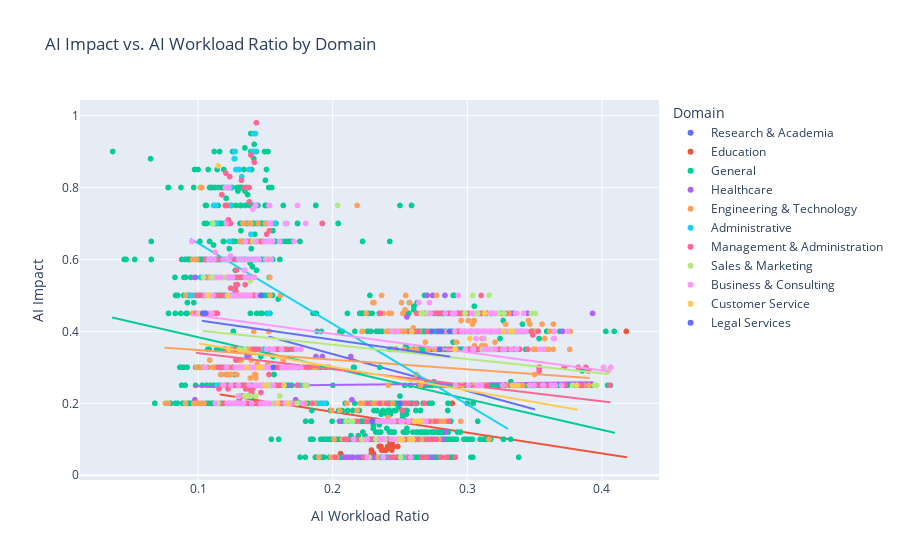
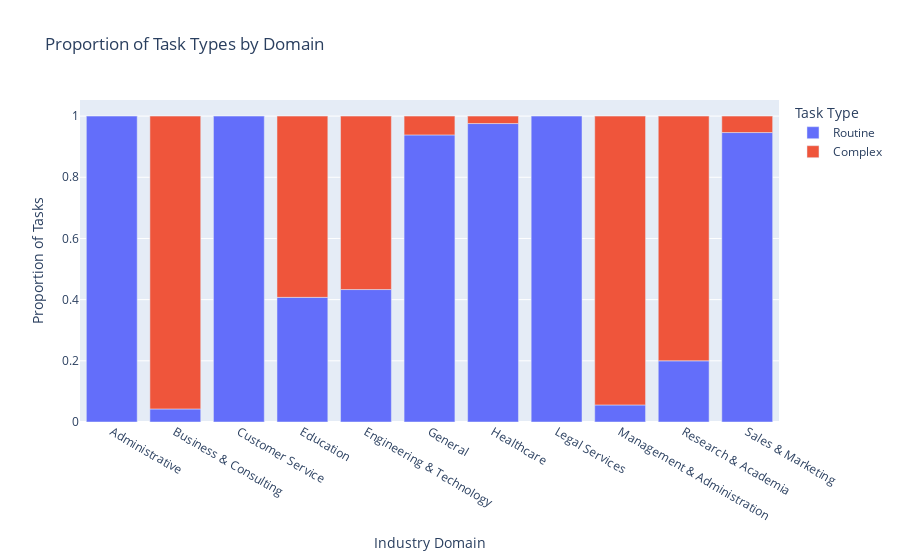
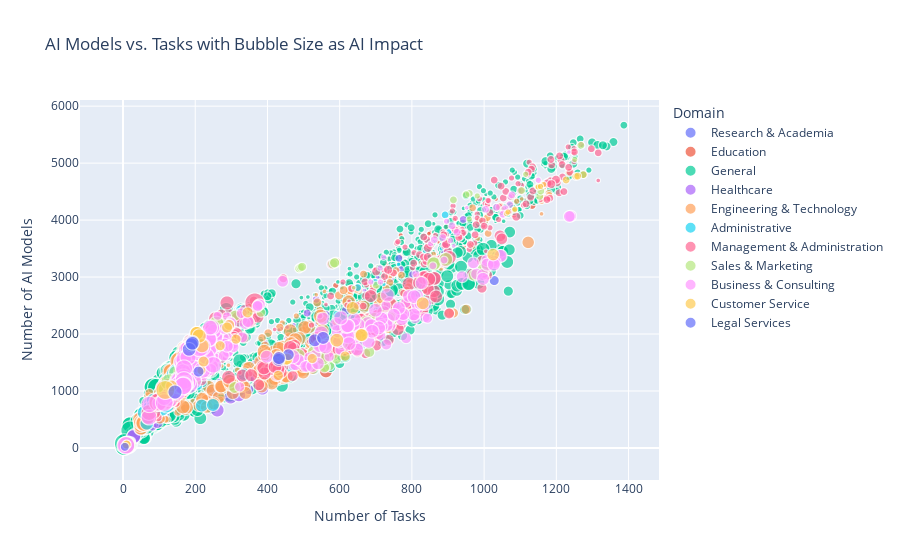
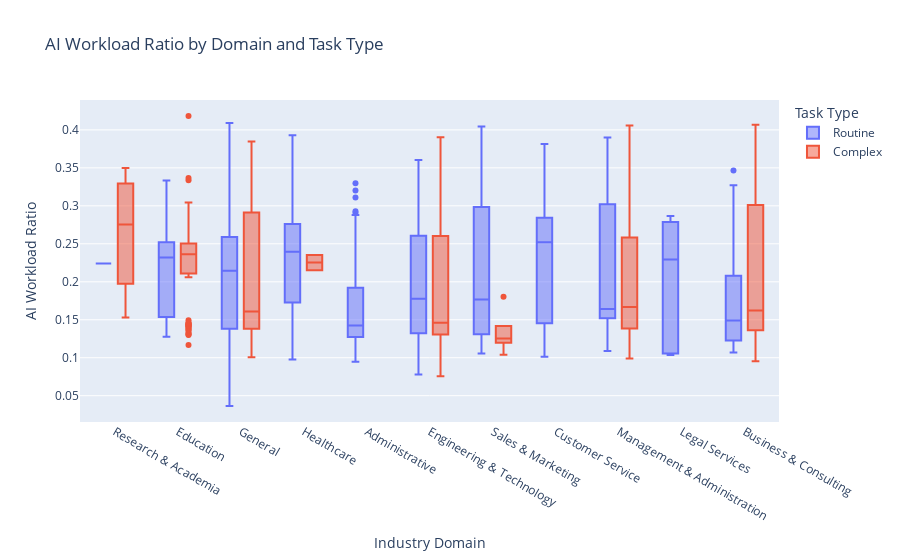

The notebook cell saved with these charts, in order:
### Code cell
import plotly.express as px
import plotly.graph_objects as go
from sklearn.decomposition import PCA
from sklearn.preprocessing import StandardScaler
import pandas as pd
import plotly
import sklearn

# Load the dataset
file_path = 'processed_dataset.csv'
data = pd.read_csv(file_path)

# 1. Scatter Plot with Regression Line: AI Workload Ratio vs. AI Impact by Domain
scatter_regression = px.scatter(
    data, 
    x="AI Workload Ratio", 
    y="AI Impact", 
    color="Domain", 
    trendline="ols",
    title="AI Impact vs. AI Workload Ratio by Domain",
    labels={"AI Workload Ratio": "AI Workload Ratio", "AI Impact": "AI Impact"}
)

# 2. Stacked Bar Chart: Proportion of Task Types by Domain
task_type_proportion = data.groupby(["Domain", "Task Type"]).size().reset_index(name="Count")
task_type_total = task_type_proportion.groupby("Domain")["Count"].transform("sum")
task_type_proportion["Proportion"] = task_type_proportion["Count"] / task_type_total

stacked_bar = px.bar(
    task_type_proportion, 
    x="Domain", 
    y="Proportion", 
    color="Task Type", 
    title="Proportion of Task Types by Domain",
    labels={"Proportion": "Proportion of Tasks", "Domain": "Industry Domain"}
)

# 3. Bubble Chart: AI Models vs. Tasks with Bubble Size as AI Impact
bubble_chart = px.scatter(
    data, 
    x="Tasks", 
    y="AI Models", 
    size="AI Impact", 
    color="Domain",
    title="AI Models vs. Tasks with Bubble Size as AI Impact",
    labels={"Tasks": "Number of Tasks", "AI Models": "Number of AI Models"}
)

# 4. Box Plot: AI Workload Ratio by Domain, Differentiated by Task Type
box_workload_tasktype = px.box(
    data, 
    x="Domain", 
    y="AI Workload Ratio", 
    color="Task Type",
    title="AI Workload Ratio by Domain and Task Type",
    labels={"Domain": "Industry Domain", "AI Workload Ratio": "AI Workload Ratio"}
)

# 5. Treemap: Job Roles and AI Impact within Domains
treemap = px.treemap(
    data, 
    path=["Domain", "Job Titles"], 
    values="AI Impact",
    title="Treemap of Job Roles and AI Impact by Domain",
    labels={"AI Impact": "AI Impact"}
)

# 6. Cluster Analysis Visualization: PCA for Dimensionality Reduction
# Normalize numeric columns
scaler = StandardScaler()
numeric_data = data[["AI Impact", "Tasks", "AI Workload Ratio", "AI Models"]]
scaled_data = scaler.fit_transform(numeric_data)

# Perform PCA
pca = PCA(n_components=2)
pca_result = pca.fit_transform(scaled_data)
data["PCA1"] = pca_result[:, 0]
data["PCA2"] = pca_result[:, 1]

pca_scatter = px.scatter(
    data, 
    x="PCA1", 
    y="PCA2", 
    color="Domain", 
    hover_data=["Job Titles"],
    title="Cluster Analysis of Jobs based on PCA",
    labels={"PCA1": "Principal Component 1", "PCA2": "Principal Component 2"}
)

# 7. Facet Plot: AI Impact vs. Tasks, Split by Task Type
facet_plot = px.scatter(
    data, 
    x="Tasks", 
    y="AI Impact", 
    color="Domain", 
    facet_col="Task Type",
    title="AI Impact vs. Tasks by Task Type",
    labels={"Tasks": "Number of Tasks", "AI Impact": "AI Impact"}
)

# 8. Parallel Coordinates Plot: Relationships among Key Features
parallel_plot = px.parallel_coordinates(
    data, 
    dimensions=["Tasks", "AI Impact", "AI Workload Ratio", "AI Models"],
    color="AI Impact",
    color_continuous_scale=px.colors.sequential.Viridis,
    title="Parallel Coordinates Plot of Tasks, AI Impact, and Workload Ratio"
)

# Show the plots
scatter_regression.show()
stacked_bar.show()
bubble_chart.show()
box_workload_tasktype.show()
treemap.show()
pca_scatter.show()
facet_plot.show()
parallel_plot.show()

### Figure 1 — Plotly figure (JSON) as saved in the notebook; plotly's stock layout.template omitted (floating-point values rounded to 4 significant figures; data arrays with more than 128 entries replaced by an {"elided": "..."} marker saying what was removed)
{"data": [{"hovertemplate": "Domain=Research & Academia<br>AI Workload Ratio=%{x}<br>AI Impact=%{y}<extra></extra>", "legendgroup": "Research & Academia", "marker": {"color": "#636efa", "symbol": "circle"}, "mode": "markers", "name": "Research & Academia", "showlegend": true, "type": "scattergl", "x": [0.2241, 0.2419, 0.3498, 0.309, 0.1529], "xaxis": "x", "y": [0.05, 0.05, 0.25, 0.4, 0.65], "yaxis": "y"}, {"hovertemplate": "<b>OLS trendline</b><br>AI Impact = -1.02416 * AI Workload Ratio + 0.541711<br>R<sup>2</sup>=0.095318<br><br>Domain=Research & Academia<br>AI Workload Ratio=%{x}<br>AI Impact=%{y} <b>(trend)</b><extra></extra>", "legendgroup": "Research & Academia", "marker": {"color": "#636efa", "symbol": "circle"}, "mode": "lines", "name": "Research & Academia", "showlegend": false, "type": "scattergl", "x": [0.1529, 0.2241, 0.2419, 0.309, 0.3498], "xaxis": "x", "y": [0.3851, 0.3122, 0.2939, 0.2252, 0.1835], "yaxis": "y"}, {"hovertemplate": "Domain=Education<br>AI Workload Ratio=%{x}<br>AI Impact=%{y}<extra></extra>", "legendgroup": "Education", "marker": {"color": "#EF553B", "symbol": "circle"}, "mode": "markers", "name": "Education", "showlegend": true, "type": "scattergl", "x": {"elided": "135 float values"}, "xaxis": "x", "y": {"elided": "135 float values"}, "yaxis": "y"}, {"hovertemplate": "<b>OLS trendline</b><br>AI Impact = -0.577908 * AI Workload Ratio + 0.291821<br>R<sup>2</sup>=0.072078<br><br>Domain=Education<br>AI Workload Ratio=%{x}<br>AI Impact=%{y} <b>(trend)</b><extra></extra>", "legendgroup": "Education", "marker": {"color": "#EF553B", "symbol": "circle"}, "mode": "lines", "name": "Education", "showlegend": false, "type": "scattergl", "x": {"elided": "135 float values"}, "xaxis": "x", "y": {"elided": "135 float values"}, "yaxis": "y"}, {"hovertemplate": "Domain=General<br>AI Workload Ratio=%{x}<br>AI Impact=%{y}<extra></extra>", "legendgroup": "General", "marker": {"color": "#00cc96", "symbol": "circle"}, "mode": "markers", "name": "General", "showlegend": true, "type": "scattergl", "x": {"elided": "2893 float values"}, "xaxis": "x", "y": {"elided": "2893 float values"}, "yaxis": "y"}, {"hovertemplate": "<b>OLS trendline</b><br>AI Impact = -0.858402 * AI Workload Ratio + 0.469584<br>R<sup>2</sup>=0.113727<br><br>Domain=General<br>AI Workload Ratio=%{x}<br>AI Impact=%{y} <b>(trend)</b><extra></extra>", "legendgroup": "General", "marker": {"color": "#00cc96", "symbol": "circle"}, "mode": "lines", "name": "General", "showlegend": false, "type": "scattergl", "x": {"elided": "2893 float values"}, "xaxis": "x", "y": {"elided": "2893 float values"}, "yaxis": "y"}, {"hovertemplate": "Domain=Healthcare<br>AI Workload Ratio=%{x}<br>AI Impact=%{y}<extra></extra>", "legendgroup": "Healthcare", "marker": {"color": "#ab63fa", "symbol": "circle"}, "mode": "markers", "name": "Healthcare", "showlegend": true, "type": "scattergl", "x": [0.2697, 0.2397, 0.2455, 0.2354, 0.2474, 0.2423, 0.2383, 0.2419, 0.2423, 0.2191, 0.2343, 0.2153, 0.2094, 0.2083, 0.231, 0.2454, 0.2139, 0.2317, 0.2121, 0.2249, 0.2737, 0.2821, 0.2839, 0.2349, 0.2493, 0.2451, 0.2635, 0.2334, 0.2543, 0.2618, 0.2397, 0.2051, 0.2153, 0.1323, 0.2502, 0.2612, 0.2559, 0.1725, 0.0976, 0.2143, 0.3389, 0.1174, 0.1171, 0.1412, 0.1632, 0.1727, 0.1378, 0.1924, 0.1876, 0.2135, 0.1361, 0.1495, 0.2776, 0.2806, 0.1308, 0.1349, 0.1488, 0.137, 0.1498, 0.1361, 0.3107, 0.3708, 0.2996, 0.301, 0.3035, 0.3012, 0.3027, 0.2552, 0.3072, 0.281, 0.2879, 0.3075, 0.3931, 0.3341, 0.3448, 0.1435, 0.1465, 0.2743, 0.2834, 0.2702, 0.1116, 0.09756], "xaxis": "x", "y": [0.05, 0.05, 0.05, 0.05, 0.05, 0.05, 0.05, 0.05, 0.05, 0.05, 0.05, 0.05, 0.05, 0.05, 0.05, 0.05, 0.05, 0.05, 0.05, 0.05, 0.05, 0.1, 0.12, 0.15, 0.15, 0.15, 0.15, 0.15, 0.15, 0.15, 0.15, 0.15, 0.15, 0.2, 0.2, 0.2, 0.2, 0.21, 0.21, 0.21, 0.25, 0.25, 0.28, 0.3, 0.3, 0.3, 0.33, 0.33, 0.33, 0.33, 0.34, 0.35, 0.35, 0.35, 0.35, 0.35, 0.35, 0.35, 0.35, 0.35, 0.4, 0.4, 0.4, 0.4, 0.4, 0.4, 0.4, 0.44, 0.45, 0.45, 0.45, 0.45, 0.45, 0.45, 0.45, 0.5, 0.5, 0.5, 0.5, 0.5, 0.55, 0.55], "yaxis": "y"}, {"hovertemplate": "<b>OLS trendline</b><br>AI Impact = 0.0379595 * AI Workload Ratio + 0.243509<br>R<sup>2</sup>=0.000246<br><br>Domain=Healthcare<br>AI Workload Ratio=%{x}<br>AI Impact=%{y} <b>(trend)</b><extra></extra>", "legendgroup": "Healthcare", "marker": {"color": "#ab63fa", "symbol": "circle"}, "mode": "lines", "name": "Healthcare", "showlegend": false, "type": "scattergl", "x": [0.09756, 0.0976, 0.1116, 0.1171, 0.1174, 0.1308, 0.1323, 0.1349, 0.1361, 0.1361, 0.137, 0.1378, 0.1412, 0.1435, 0.1465, 0.1488, 0.1495, 0.1498, 0.1632, 0.1725, 0.1727, 0.1876, 0.1924, 0.2051, 0.2083, 0.2094, 0.2121, 0.2135, 0.2139, 0.2143, 0.2153, 0.2153, 0.2191, 0.2249, 0.231, 0.2317, 0.2334, 0.2343, 0.2349, 0.2354, 0.2383, 0.2397, 0.2397, 0.2419, 0.2423, 0.2423, 0.2451, 0.2454, 0.2455, 0.2474, 0.2493, 0.2502, 0.2543, 0.2552, 0.2559, 0.2612, 0.2618, 0.2635, 0.2697, 0.2702, 0.2737, 0.2743, 0.2776, 0.2806, 0.281, 0.2821, 0.2834, 0.2839, 0.2879, 0.2996, 0.301, 0.3012, 0.3027, 0.3035, 0.3072, 0.3075, 0.3107, 0.3341, 0.3389, 0.3448, 0.3708, 0.3931], "xaxis": "x", "y": [0.2472, 0.2472, 0.2477, 0.248, 0.248, 0.2485, 0.2485, 0.2486, 0.2487, 0.2487, 0.2487, 0.2487, 0.2489, 0.249, 0.2491, 0.2492, 0.2492, 0.2492, 0.2497, 0.2501, 0.2501, 0.2506, 0.2508, 0.2513, 0.2514, 0.2515, 0.2516, 0.2516, 0.2516, 0.2516, 0.2517, 0.2517, 0.2518, 0.252, 0.2523, 0.2523, 0.2524, 0.2524, 0.2524, 0.2524, 0.2526, 0.2526, 0.2526, 0.2527, 0.2527, 0.2527, 0.2528, 0.2528, 0.2528, 0.2529, 0.253, 0.253, 0.2532, 0.2532, 0.2532, 0.2534, 0.2534, 0.2535, 0.2537, 0.2538, 0.2539, 0.2539, 0.254, 0.2542, 0.2542, 0.2542, 0.2543, 0.2543, 0.2544, 0.2549, 0.2549, 0.2549, 0.255, 0.255, 0.2552, 0.2552, 0.2553, 0.2562, 0.2564, 0.2566, 0.2576, 0.2584], "yaxis": "y"}, {"hovertemplate": "Domain=Engineering & Technology<br>AI Workload Ratio=%{x}<br>AI Impact=%{y}<extra></extra>", "legendgroup": "Engineering & Technology", "marker": {"color": "#FFA15A", "symbol": "circle"}, "mode": "markers", "name": "Engineering & Technology", "showlegend": true, "type": "scattergl", "x": {"elided": "485 float values"}, "xaxis": "x", "y": {"elided": "485 float values"}, "yaxis": "y"}, {"hovertemplate": "<b>OLS trendline</b><br>AI Impact = -0.267384 * AI Workload Ratio + 0.374758<br>R<sup>2</sup>=0.020245<br><br>Domain=Engineering & Technology<br>AI Workload Ratio=%{x}<br>AI Impact=%{y} <b>(trend)</b><extra></extra>", "legendgroup": "Engineering & Technology", "marker": {"color": "#FFA15A", "symbol": "circle"}, "mode": "lines", "name": "Engineering & Technology", "showlegend": false, "type": "scattergl", "x": {"elided": "485 float values"}, "xaxis": "x", "y": {"elided": "485 float values"}, "yaxis": "y"}, {"hovertemplate": "Domain=Administrative<br>AI Workload Ratio=%{x}<br>AI Impact=%{y}<extra></extra>", "legendgroup": "Administrative", "marker": {"color": "#19d3f3", "symbol": "circle"}, "mode": "markers", "name": "Administrative", "showlegend": true, "type": "scattergl", "x": [0.2521, 0.242, 0.2367, 0.2511, 0.2378, 0.2526, 0.24, 0.2308, 0.218, 0.1462, 0.1365, 0.1555, 0.194, 0.1901, 0.1356, 0.1304, 0.1143, 0.1738, 0.1758, 0.1458, 0.1621, 0.1365, 0.1638, 0.1595, 0.1584, 0.1306, 0.1496, 0.288, 0.293, 0.3298, 0.3202, 0.2603, 0.3109, 0.1524, 0.2907, 0.0947, 0.09719, 0.1056, 0.1024, 0.1279, 0.1192, 0.1213, 0.1268, 0.1197, 0.152, 0.1422, 0.1234, 0.1393, 0.1923, 0.1923, 0.1569, 0.112, 0.114, 0.1116, 0.1238, 0.113, 0.1244, 0.1324, 0.1304, 0.1281, 0.1378, 0.1269, 0.1272, 0.1404, 0.1423, 0.1424, 0.1416, 0.1276, 0.1427, 0.1413], "xaxis": "x", "y": [0.05, 0.05, 0.05, 0.05, 0.1, 0.15, 0.15, 0.15, 0.15, 0.2, 0.2, 0.2, 0.2, 0.2, 0.2, 0.2, 0.25, 0.25, 0.25, 0.25, 0.3, 0.3, 0.3, 0.3, 0.3, 0.3, 0.35, 0.35, 0.4, 0.4, 0.4, 0.4, 0.45, 0.45, 0.45, 0.5, 0.5, 0.5, 0.55, 0.6, 0.6, 0.6, 0.6, 0.6, 0.65, 0.65, 0.65, 0.67, 0.7, 0.7, 0.7, 0.7, 0.7, 0.75, 0.75, 0.75, 0.8, 0.83, 0.85, 0.85, 0.85, 0.88, 0.9, 0.9, 0.9, 0.9, 0.9, 0.9, 0.95, 0.95], "yaxis": "y"}, {"hovertemplate": "<b>OLS trendline</b><br>AI Impact = -2.24185 * AI Workload Ratio + 0.869221<br>R<sup>2</sup>=0.235374<br><br>Domain=Administrative<br>AI Workload Ratio=%{x}<br>AI Impact=%{y} <b>(trend)</b><extra></extra>", "legendgroup": "Administrative", "marker": {"color": "#19d3f3", "symbol": "circle"}, "mode": "lines", "name": "Administrative", "showlegend": false, "type": "scattergl", "x": [0.0947, 0.09719, 0.1024, 0.1056, 0.1116, 0.112, 0.113, 0.114, 0.1143, 0.1192, 0.1197, 0.1213, 0.1234, 0.1238, 0.1244, 0.1268, 0.1269, 0.1272, 0.1276, 0.1279, 0.1281, 0.1304, 0.1304, 0.1306, 0.1324, 0.1356, 0.1365, 0.1365, 0.1378, 0.1393, 0.1404, 0.1413, 0.1416, 0.1422, 0.1423, 0.1424, 0.1427, 0.1458, 0.1462, 0.1496, 0.152, 0.1524, 0.1555, 0.1569, 0.1584, 0.1595, 0.1621, 0.1638, 0.1738, 0.1758, 0.1901, 0.1923, 0.1923, 0.194, 0.218, 0.2308, 0.2367, 0.2378, 0.24, 0.242, 0.2511, 0.2521, 0.2526, 0.2603, 0.288, 0.2907, 0.293, 0.3109, 0.3202, 0.3298], "xaxis": "x", "y": [0.6569, 0.6513, 0.6396, 0.6326, 0.619, 0.6181, 0.6158, 0.6136, 0.6129, 0.6019, 0.6008, 0.5972, 0.5926, 0.5916, 0.5902, 0.585, 0.5848, 0.5841, 0.5831, 0.5824, 0.582, 0.5768, 0.5768, 0.5764, 0.5723, 0.5653, 0.5633, 0.5632, 0.5602, 0.5569, 0.5545, 0.5525, 0.5517, 0.5505, 0.5502, 0.5501, 0.5494, 0.5425, 0.5415, 0.5339, 0.5285, 0.5275, 0.5207, 0.5176, 0.5142, 0.5116, 0.5058, 0.5021, 0.4795, 0.4752, 0.443, 0.4381, 0.4381, 0.4342, 0.3804, 0.3517, 0.3385, 0.3362, 0.3311, 0.3266, 0.3062, 0.3041, 0.303, 0.2857, 0.2235, 0.2174, 0.2123, 0.1722, 0.1514, 0.1299], "yaxis": "y"}, {"hovertemplate": "Domain=Management & Administration<br>AI Workload Ratio=%{x}<br>AI Impact=%{y}<extra></extra>", "legendgroup": "Management & Administration", "marker": {"color": "#FF6692", "symbol": "circle"}, "mode": "markers", "name": "Management & Administration", "showlegend": true, "type": "scattergl", "x": {"elided": "574 float values"}, "xaxis": "x", "y": {"elided": "574 float values"}, "yaxis": "y"}, {"hovertemplate": "<b>OLS trendline</b><br>AI Impact = -0.446855 * AI Workload Ratio + 0.384298<br>R<sup>2</sup>=0.042485<br><br>Domain=Management & Administration<br>AI Workload Ratio=%{x}<br>AI Impact=%{y} <b>(trend)</b><extra></extra>", "legendgroup": "Management & Administration", "marker": {"color": "#FF6692", "symbol": "circle"}, "mode": "lines", "name": "Management & Administration", "showlegend": false, "type": "scattergl", "x": {"elided": "574 float values"}, "xaxis": "x", "y": {"elided": "574 float values"}, "yaxis": "y"}, {"hovertemplate": "Domain=Sales & Marketing<br>AI Workload Ratio=%{x}<br>AI Impact=%{y}<extra></extra>", "legendgroup": "Sales & Marketing", "marker": {"color": "#B6E880", "symbol": "circle"}, "mode": "markers", "name": "Sales & Marketing", "showlegend": true, "type": "scattergl", "x": [0.2271, 0.2505, 0.2321, 0.2217, 0.2387, 0.247, 0.2613, 0.2565, 0.2443, 0.2387, 0.2453, 0.2101, 0.2147, 0.2137, 0.1548, 0.1548, 0.1553, 0.156, 0.1288, 0.1546, 0.1738, 0.1148, 0.1385, 0.1428, 0.136, 0.1607, 0.139, 0.1361, 0.1348, 0.1294, 0.1529, 0.1803, 0.1797, 0.1803, 0.395, 0.3945, 0.396, 0.3784, 0.4045, 0.1291, 0.1334, 0.1459, 0.311, 0.291, 0.318, 0.3208, 0.1306, 0.1346, 0.3126, 0.329, 0.2664, 0.2659, 0.27, 0.3227, 0.3078, 0.3477, 0.3506, 0.3217, 0.3273, 0.3059, 0.2983, 0.2985, 0.3215, 0.3238, 0.304, 0.3162, 0.1078, 0.1083, 0.1098, 0.1071, 0.1054, 0.1386, 0.1164, 0.1115, 0.1122, 0.1119, 0.11, 0.1148, 0.1149, 0.1141, 0.1213, 0.1253, 0.1253, 0.1245, 0.1249, 0.1041, 0.1186, 0.1352, 0.1309, 0.1309, 0.1412, 0.111, 0.2037], "xaxis": "x", "y": [0.05, 0.05, 0.1, 0.1, 0.1, 0.1, 0.15, 0.15, 0.15, 0.15, 0.15, 0.15, 0.15, 0.15, 0.2, 0.2, 0.2, 0.2, 0.2, 0.2, 0.2, 0.2, 0.22, 0.22, 0.22, 0.22, 0.22, 0.22, 0.22, 0.22, 0.25, 0.25, 0.25, 0.25, 0.25, 0.25, 0.25, 0.25, 0.29, 0.3, 0.3, 0.3, 0.35, 0.35, 0.35, 0.35, 0.35, 0.35, 0.38, 0.4, 0.45, 0.45, 0.45, 0.45, 0.45, 0.45, 0.45, 0.45, 0.45, 0.45, 0.45, 0.45, 0.45, 0.45, 0.5, 0.5, 0.5, 0.5, 0.5, 0.5, 0.5, 0.54, 0.55, 0.55, 0.55, 0.55, 0.55, 0.55, 0.55, 0.55, 0.55, 0.55, 0.55, 0.55, 0.55, 0.55, 0.55, 0.55, 0.6, 0.6, 0.65, 0.7, 0.75], "yaxis": "y"}, {"hovertemplate": "<b>OLS trendline</b><br>AI Impact = -0.397966 * AI Workload Ratio + 0.442521<br>R<sup>2</sup>=0.044766<br><br>Domain=Sales & Marketing<br>AI Workload Ratio=%{x}<br>AI Impact=%{y} <b>(trend)</b><extra></extra>", "legendgroup": "Sales & Marketing", "marker": {"color": "#B6E880", "symbol": "circle"}, "mode": "lines", "name": "Sales & Marketing", "showlegend": false, "type": "scattergl", "x": [0.1041, 0.1054, 0.1071, 0.1078, 0.1083, 0.1098, 0.11, 0.111, 0.1115, 0.1119, 0.1122, 0.1141, 0.1148, 0.1148, 0.1149, 0.1164, 0.1186, 0.1213, 0.1245, 0.1249, 0.1253, 0.1253, 0.1288, 0.1291, 0.1294, 0.1306, 0.1309, 0.1309, 0.1334, 0.1346, 0.1348, 0.1352, 0.136, 0.1361, 0.1385, 0.1386, 0.139, 0.1412, 0.1428, 0.1459, 0.1529, 0.1546, 0.1548, 0.1548, 0.1553, 0.156, 0.1607, 0.1738, 0.1797, 0.1803, 0.1803, 0.2037, 0.2101, 0.2137, 0.2147, 0.2217, 0.2271, 0.2321, 0.2387, 0.2387, 0.2443, 0.2453, 0.247, 0.2505, 0.2565, 0.2613, 0.2659, 0.2664, 0.27, 0.291, 0.2983, 0.2985, 0.304, 0.3059, 0.3078, 0.311, 0.3126, 0.3162, 0.318, 0.3208, 0.3215, 0.3217, 0.3227, 0.3238, 0.3273, 0.329, 0.3477, 0.3506, 0.3784, 0.3945, 0.395, 0.396, 0.4045], "xaxis": "x", "y": [0.4011, 0.4006, 0.3999, 0.3996, 0.3994, 0.3988, 0.3988, 0.3983, 0.3981, 0.398, 0.3979, 0.3971, 0.3968, 0.3968, 0.3968, 0.3962, 0.3953, 0.3943, 0.393, 0.3928, 0.3926, 0.3926, 0.3912, 0.3911, 0.391, 0.3905, 0.3904, 0.3904, 0.3894, 0.3889, 0.3889, 0.3887, 0.3884, 0.3883, 0.3874, 0.3873, 0.3872, 0.3863, 0.3857, 0.3845, 0.3817, 0.381, 0.3809, 0.3809, 0.3807, 0.3804, 0.3786, 0.3733, 0.371, 0.3708, 0.3708, 0.3615, 0.3589, 0.3575, 0.3571, 0.3543, 0.3522, 0.3502, 0.3475, 0.3475, 0.3453, 0.3449, 0.3442, 0.3428, 0.3404, 0.3385, 0.3367, 0.3365, 0.3351, 0.3267, 0.3238, 0.3237, 0.3215, 0.3208, 0.32, 0.3187, 0.3181, 0.3167, 0.316, 0.3149, 0.3146, 0.3145, 0.3141, 0.3137, 0.3123, 0.3116, 0.3041, 0.303, 0.2919, 0.2855, 0.2853, 0.2849, 0.2815], "yaxis": "y"}, {"hovertemplate": "Domain=Business & Consulting<br>AI Workload Ratio=%{x}<br>AI Impact=%{y}<extra></extra>", "legendgroup": "Business & Consulting", "marker": {"color": "#FF97FF", "symbol": "circle"}, "mode": "markers", "name": "Business & Consulting", "showlegend": true, "type": "scattergl", "x": {"elided": "305 float values"}, "xaxis": "x", "y": {"elided": "305 float values"}, "yaxis": "y"}, {"hovertemplate": "<b>OLS trendline</b><br>AI Impact = -0.509859 * AI Workload Ratio + 0.495139<br>R<sup>2</sup>=0.070824<br><br>Domain=Business & Consulting<br>AI Workload Ratio=%{x}<br>AI Impact=%{y} <b>(trend)</b><extra></extra>", "legendgroup": "Business & Consulting", "marker": {"color": "#FF97FF", "symbol": "circle"}, "mode": "lines", "name": "Business & Consulting", "showlegend": false, "type": "scattergl", "x": {"elided": "305 float values"}, "xaxis": "x", "y": {"elided": "305 float values"}, "yaxis": "y"}, {"hovertemplate": "Domain=Customer Service<br>AI Workload Ratio=%{x}<br>AI Impact=%{y}<extra></extra>", "legendgroup": "Customer Service", "marker": {"color": "#FECB52", "symbol": "circle"}, "mode": "markers", "name": "Customer Service", "showlegend": true, "type": "scattergl", "x": [0.2595, 0.2589, 0.2581, 0.2575, 0.2519, 0.2504, 0.251, 0.2519, 0.2657, 0.2631, 0.2638, 0.2608, 0.1667, 0.1667, 0.1592, 0.3375, 0.1499, 0.3815, 0.1638, 0.3335, 0.1361, 0.147, 0.145, 0.1362, 0.2907, 0.291, 0.1229, 0.3019, 0.3322, 0.3335, 0.3268, 0.2587, 0.1013, 0.1013, 0.1013, 0.3129, 0.122, 0.1073, 0.1149], "xaxis": "x", "y": [0.1, 0.1, 0.1, 0.1, 0.1, 0.1, 0.1, 0.1, 0.15, 0.15, 0.15, 0.15, 0.2, 0.2, 0.2, 0.25, 0.25, 0.25, 0.25, 0.25, 0.3, 0.3, 0.3, 0.3, 0.35, 0.35, 0.35, 0.38, 0.4, 0.4, 0.4, 0.4, 0.45, 0.45, 0.45, 0.45, 0.5, 0.5, 0.86], "yaxis": "y"}, {"hovertemplate": "<b>OLS trendline</b><br>AI Impact = -0.654653 * AI Workload Ratio + 0.432257<br>R<sup>2</sup>=0.113840<br><br>Domain=Customer Service<br>AI Workload Ratio=%{x}<br>AI Impact=%{y} <b>(trend)</b><extra></extra>", "legendgroup": "Customer Service", "marker": {"color": "#FECB52", "symbol": "circle"}, "mode": "lines", "name": "Customer Service", "showlegend": false, "type": "scattergl", "x": [0.1013, 0.1013, 0.1013, 0.1073, 0.1149, 0.122, 0.1229, 0.1361, 0.1362, 0.145, 0.147, 0.1499, 0.1592, 0.1638, 0.1667, 0.1667, 0.2504, 0.251, 0.2519, 0.2519, 0.2575, 0.2581, 0.2587, 0.2589, 0.2595, 0.2608, 0.2631, 0.2638, 0.2657, 0.2907, 0.291, 0.3019, 0.3129, 0.3268, 0.3322, 0.3335, 0.3335, 0.3375, 0.3815], "xaxis": "x", "y": [0.3659, 0.3659, 0.3659, 0.362, 0.357, 0.3524, 0.3518, 0.3432, 0.3431, 0.3374, 0.336, 0.3342, 0.328, 0.325, 0.3231, 0.3231, 0.2683, 0.268, 0.2674, 0.2673, 0.2637, 0.2633, 0.2629, 0.2628, 0.2624, 0.2615, 0.26, 0.2595, 0.2583, 0.242, 0.2417, 0.2346, 0.2274, 0.2183, 0.2148, 0.2139, 0.2139, 0.2113, 0.1825], "yaxis": "y"}, {"hovertemplate": "Domain=Legal Services<br>AI Workload Ratio=%{x}<br>AI Impact=%{y}<extra></extra>", "legendgroup": "Legal Services", "marker": {"color": "#636efa", "symbol": "circle"}, "mode": "markers", "name": "Legal Services", "showlegend": true, "type": "scattergl", "x": [0.2295, 0.25, 0.1559, 0.2796, 0.281, 0.2867, 0.2786, 0.2738, 0.1034, 0.1042, 0.1057, 0.1045, 0.1466], "xaxis": "x", "y": [0.15, 0.2, 0.3, 0.35, 0.4, 0.4, 0.4, 0.4, 0.45, 0.45, 0.45, 0.45, 0.5], "yaxis": "y"}, {"hovertemplate": "<b>OLS trendline</b><br>AI Impact = -0.539629 * AI Workload Ratio + 0.484832<br>R<sup>2</sup>=0.174385<br><br>Domain=Legal Services<br>AI Workload Ratio=%{x}<br>AI Impact=%{y} <b>(trend)</b><extra></extra>", "legendgroup": "Legal Services", "marker": {"color": "#636efa", "symbol": "circle"}, "mode": "lines", "name": "Legal Services", "showlegend": false, "type": "scattergl", "x": [0.1034, 0.1042, 0.1045, 0.1057, 0.1466, 0.1559, 0.2295, 0.25, 0.2738, 0.2786, 0.2796, 0.281, 0.2867], "xaxis": "x", "y": [0.429, 0.4286, 0.4284, 0.4278, 0.4057, 0.4007, 0.361, 0.3499, 0.3371, 0.3345, 0.3339, 0.3332, 0.3301], "yaxis": "y"}], "layout": {"legend": {"title": {"text": "Domain"}, "tracegroupgap": 0}, "title": {"text": "AI Impact vs. AI Workload Ratio by Domain"}, "xaxis": {"anchor": "y", "domain": [0, 1], "title": {"text": "AI Workload Ratio"}}, "yaxis": {"anchor": "x", "domain": [0, 1], "title": {"text": "AI Impact"}}}}

### Figure 2 — Plotly figure (JSON) as saved in the notebook; plotly's stock layout.template omitted (floating-point values rounded to 4 significant figures)
{"data": [{"alignmentgroup": "True", "hovertemplate": "Task Type=Routine<br>Industry Domain=%{x}<br>Proportion of Tasks=%{y}<extra></extra>", "legendgroup": "Routine", "marker": {"color": "#636efa", "pattern": {"shape": ""}}, "name": "Routine", "offsetgroup": "Routine", "orientation": "v", "showlegend": true, "textposition": "auto", "type": "bar", "x": ["Administrative", "Business & Consulting", "Customer Service", "Education", "Engineering & Technology", "General", "Healthcare", "Legal Services", "Management & Administration", "Research & Academia", "Sales & Marketing"], "xaxis": "x", "y": [1, 0.04262, 1, 0.4074, 0.433, 0.9385, 0.9756, 1, 0.05575, 0.2, 0.9462], "yaxis": "y"}, {"alignmentgroup": "True", "hovertemplate": "Task Type=Complex<br>Industry Domain=%{x}<br>Proportion of Tasks=%{y}<extra></extra>", "legendgroup": "Complex", "marker": {"color": "#EF553B", "pattern": {"shape": ""}}, "name": "Complex", "offsetgroup": "Complex", "orientation": "v", "showlegend": true, "textposition": "auto", "type": "bar", "x": ["Business & Consulting", "Education", "Engineering & Technology", "General", "Healthcare", "Management & Administration", "Research & Academia", "Sales & Marketing"], "xaxis": "x", "y": [0.9574, 0.5926, 0.567, 0.06153, 0.02439, 0.9443, 0.8, 0.05376], "yaxis": "y"}], "layout": {"barmode": "relative", "legend": {"title": {"text": "Task Type"}, "tracegroupgap": 0}, "title": {"text": "Proportion of Task Types by Domain"}, "xaxis": {"anchor": "y", "domain": [0, 1], "title": {"text": "Industry Domain"}}, "yaxis": {"anchor": "x", "domain": [0, 1], "title": {"text": "Proportion of Tasks"}}}}

### Figure 3 — Plotly figure (JSON) as saved in the notebook; plotly's stock layout.template omitted (floating-point values rounded to 4 significant figures; data arrays with more than 128 entries replaced by an {"elided": "..."} marker saying what was removed)
{"data": [{"hovertemplate": "Domain=Research & Academia<br>Number of Tasks=%{x}<br>Number of AI Models=%{y}<br>AI Impact=%{marker.size}<extra></extra>", "legendgroup": "Research & Academia", "marker": {"color": "#636efa", "size": [0.05, 0.05, 0.25, 0.4, 0.65], "sizemode": "area", "sizeref": 0.00245, "symbol": "circle"}, "mode": "markers", "name": "Research & Academia", "showlegend": true, "type": "scattergl", "x": [717, 1222, 1028, 1037, 165], "xaxis": "x", "y": [3200, 5051, 2939, 3356, 1079], "yaxis": "y"}, {"hovertemplate": "Domain=Education<br>Number of Tasks=%{x}<br>Number of AI Models=%{y}<br>AI Impact=%{marker.size}<extra></extra>", "legendgroup": "Education", "marker": {"color": "#EF553B", "size": {"elided": "135 float values"}, "sizemode": "area", "sizeref": 0.00245, "symbol": "circle"}, "mode": "markers", "name": "Education", "showlegend": true, "type": "scattergl", "x": {"elided": "135 int values"}, "xaxis": "x", "y": {"elided": "135 int values"}, "yaxis": "y"}, {"hovertemplate": "Domain=General<br>Number of Tasks=%{x}<br>Number of AI Models=%{y}<br>AI Impact=%{marker.size}<extra></extra>", "legendgroup": "General", "marker": {"color": "#00cc96", "size": {"elided": "2893 float values"}, "sizemode": "area", "sizeref": 0.00245, "symbol": "circle"}, "mode": "markers", "name": "General", "showlegend": true, "type": "scattergl", "x": {"elided": "2893 int values"}, "xaxis": "x", "y": {"elided": "2893 int values"}, "yaxis": "y"}, {"hovertemplate": "Domain=Healthcare<br>Number of Tasks=%{x}<br>Number of AI Models=%{y}<br>AI Impact=%{marker.size}<extra></extra>", "legendgroup": "Healthcare", "marker": {"color": "#ab63fa", "size": [0.05, 0.05, 0.05, 0.05, 0.05, 0.05, 0.05, 0.05, 0.05, 0.05, 0.05, 0.05, 0.05, 0.05, 0.05, 0.05, 0.05, 0.05, 0.05, 0.05, 0.05, 0.1, 0.12, 0.15, 0.15, 0.15, 0.15, 0.15, 0.15, 0.15, 0.15, 0.15, 0.15, 0.2, 0.2, 0.2, 0.2, 0.21, 0.21, 0.21, 0.25, 0.25, 0.28, 0.3, 0.3, 0.3, 0.33, 0.33, 0.33, 0.33, 0.34, 0.35, 0.35, 0.35, 0.35, 0.35, 0.35, 0.35, 0.35, 0.35, 0.4, 0.4, 0.4, 0.4, 0.4, 0.4, 0.4, 0.44, 0.45, 0.45, 0.45, 0.45, 0.45, 0.45, 0.45, 0.5, 0.5, 0.5, 0.5, 0.5, 0.55, 0.55], "sizemode": "area", "sizeref": 0.00245, "symbol": "circle"}, "mode": "markers", "name": "Healthcare", "showlegend": true, "type": "scattergl", "x": [555, 664, 687, 705, 745, 669, 661, 373, 363, 473, 451, 457, 438, 431, 454, 533, 454, 379, 395, 266, 710, 472, 438, 942, 740, 768, 802, 552, 472, 444, 562, 535, 510, 145, 893, 892, 617, 133, 114, 81, 348, 137, 177, 87, 116, 124, 81, 112, 106, 95, 80, 119, 229, 236, 113, 121, 108, 90, 114, 80, 700, 386, 453, 444, 458, 450, 452, 246, 505, 372, 365, 457, 261, 298, 321, 31, 29, 333, 318, 384, 49, 52], "xaxis": "x", "y": [2058, 2770, 2798, 2995, 3011, 2761, 2774, 1542, 1498, 2159, 1925, 2123, 2092, 2069, 1965, 2172, 2122, 1636, 1862, 1183, 2594, 1673, 1543, 4011, 2968, 3134, 3044, 2365, 1856, 1696, 2345, 2609, 2369, 1096, 3569, 3415, 2411, 771, 1168, 378, 1027, 1167, 1511, 616, 711, 718, 588, 582, 565, 445, 588, 796, 825, 841, 864, 897, 726, 657, 761, 588, 2253, 1041, 1512, 1475, 1509, 1494, 1493, 964, 1644, 1324, 1268, 1486, 664, 892, 931, 216, 198, 1214, 1122, 1421, 439, 533], "yaxis": "y"}, {"hovertemplate": "Domain=Engineering & Technology<br>Number of Tasks=%{x}<br>Number of AI Models=%{y}<br>AI Impact=%{marker.size}<extra></extra>", "legendgroup": "Engineering & Technology", "marker": {"color": "#FFA15A", "size": {"elided": "485 float values"}, "sizemode": "area", "sizeref": 0.00245, "symbol": "circle"}, "mode": "markers", "name": "Engineering & Technology", "showlegend": true, "type": "scattergl", "x": {"elided": "485 int values"}, "xaxis": "x", "y": {"elided": "485 int values"}, "yaxis": "y"}, {"hovertemplate": "Domain=Administrative<br>Number of Tasks=%{x}<br>Number of AI Models=%{y}<br>AI Impact=%{marker.size}<extra></extra>", "legendgroup": "Administrative", "marker": {"color": "#19d3f3", "size": [0.05, 0.05, 0.05, 0.05, 0.1, 0.15, 0.15, 0.15, 0.15, 0.2, 0.2, 0.2, 0.2, 0.2, 0.2, 0.2, 0.25, 0.25, 0.25, 0.25, 0.3, 0.3, 0.3, 0.3, 0.3, 0.3, 0.35, 0.35, 0.4, 0.4, 0.4, 0.4, 0.45, 0.45, 0.45, 0.5, 0.5, 0.5, 0.55, 0.6, 0.6, 0.6, 0.6, 0.6, 0.65, 0.65, 0.65, 0.67, 0.7, 0.7, 0.7, 0.7, 0.7, 0.75, 0.75, 0.75, 0.8, 0.83, 0.85, 0.85, 0.85, 0.88, 0.9, 0.9, 0.9, 0.9, 0.9, 0.9, 0.95, 0.95], "sizemode": "area", "sizeref": 0.00245, "symbol": "circle"}, "mode": "markers", "name": "Administrative", "showlegend": true, "type": "scattergl", "x": [882, 836, 763, 722, 903, 592, 698, 650, 892, 169, 141, 104, 221, 208, 183, 6, 138, 275, 245, 151, 219, 186, 198, 171, 137, 255, 217, 530, 218, 249, 463, 336, 569, 66, 621, 59, 76, 74, 85, 141, 98, 108, 115, 85, 107, 116, 124, 129, 10, 10, 120, 135, 149, 145, 223, 151, 222, 263, 270, 245, 180, 228, 242, 317, 328, 329, 334, 115, 325, 193], "xaxis": "x", "y": [3499, 3454, 3223, 2875, 3798, 2344, 2908, 2816, 4091, 1156, 1033, 669, 1139, 1094, 1350, 46, 1207, 1582, 1394, 1036, 1351, 1363, 1209, 1072, 865, 1952, 1451, 1840, 744, 755, 1446, 1291, 1830, 433, 2136, 623, 782, 701, 830, 1102, 822, 890, 907, 710, 704, 816, 1005, 926, 52, 52, 765, 1205, 1307, 1299, 1801, 1336, 1784, 1986, 2070, 1912, 1306, 1797, 1903, 2258, 2305, 2311, 2358, 901, 2278, 1366], "yaxis": "y"}, {"hovertemplate": "Domain=Management & Administration<br>Number of Tasks=%{x}<br>Number of AI Models=%{y}<br>AI Impact=%{marker.size}<extra></extra>", "legendgroup": "Management & Administration", "marker": {"color": "#FF6692", "size": {"elided": "574 float values"}, "sizemode": "area", "sizeref": 0.00245, "symbol": "circle"}, "mode": "markers", "name": "Management & Administration", "showlegend": true, "type": "scattergl", "x": {"elided": "574 int values"}, "xaxis": "x", "y": {"elided": "574 int values"}, "yaxis": "y"}, {"hovertemplate": "Domain=Sales & Marketing<br>Number of Tasks=%{x}<br>Number of AI Models=%{y}<br>AI Impact=%{marker.size}<extra></extra>", "legendgroup": "Sales & Marketing", "marker": {"color": "#B6E880", "size": [0.05, 0.05, 0.1, 0.1, 0.1, 0.1, 0.15, 0.15, 0.15, 0.15, 0.15, 0.15, 0.15, 0.15, 0.2, 0.2, 0.2, 0.2, 0.2, 0.2, 0.2, 0.2, 0.22, 0.22, 0.22, 0.22, 0.22, 0.22, 0.22, 0.22, 0.25, 0.25, 0.25, 0.25, 0.25, 0.25, 0.25, 0.25, 0.29, 0.3, 0.3, 0.3, 0.35, 0.35, 0.35, 0.35, 0.35, 0.35, 0.38, 0.4, 0.45, 0.45, 0.45, 0.45, 0.45, 0.45, 0.45, 0.45, 0.45, 0.45, 0.45, 0.45, 0.45, 0.45, 0.5, 0.5, 0.5, 0.5, 0.5, 0.5, 0.5, 0.54, 0.55, 0.55, 0.55, 0.55, 0.55, 0.55, 0.55, 0.55, 0.55, 0.55, 0.55, 0.55, 0.55, 0.55, 0.55, 0.55, 0.6, 0.6, 0.65, 0.7, 0.75], "sizemode": "area", "sizeref": 0.00245, "symbol": "circle"}, "mode": "markers", "name": "Sales & Marketing", "showlegend": true, "type": "scattergl", "x": [639, 1051, 1115, 981, 959, 1251, 1154, 1157, 1104, 1268, 701, 915, 959, 950, 488, 488, 492, 496, 281, 266, 206, 251, 202, 285, 295, 382, 198, 197, 188, 171, 240, 586, 581, 586, 572, 561, 558, 591, 682, 283, 310, 221, 1004, 309, 997, 973, 271, 257, 1022, 606, 863, 860, 894, 817, 695, 508, 554, 727, 743, 674, 485, 632, 717, 736, 564, 530, 210, 211, 216, 207, 211, 136, 165, 147, 193, 192, 179, 120, 117, 118, 236, 241, 241, 238, 232, 201, 259, 132, 135, 135, 169, 128, 11], "xaxis": "x", "y": [2814, 4195, 4804, 4424, 4017, 5064, 4417, 4511, 4519, 5313, 2858, 4355, 4467, 4446, 3153, 3153, 3169, 3180, 2181, 1721, 1185, 2187, 1458, 1996, 2169, 2377, 1424, 1447, 1395, 1321, 1570, 3251, 3233, 3251, 1448, 1422, 1409, 1562, 1686, 2192, 2324, 1515, 3228, 1062, 3135, 3033, 2075, 1909, 3269, 1842, 3239, 3234, 3311, 2532, 2258, 1461, 1580, 2260, 2270, 2203, 1626, 2117, 2230, 2273, 1855, 1676, 1948, 1949, 1967, 1933, 2001, 981, 1417, 1318, 1720, 1716, 1628, 1045, 1018, 1034, 1946, 1923, 1923, 1912, 1857, 1931, 2183, 976, 1031, 1031, 1197, 1153, 54], "yaxis": "y"}, {"hovertemplate": "Domain=Business & Consulting<br>Number of Tasks=%{x}<br>Number of AI Models=%{y}<br>AI Impact=%{marker.size}<extra></extra>", "legendgroup": "Business & Consulting", "marker": {"color": "#FF97FF", "size": {"elided": "305 float values"}, "sizemode": "area", "sizeref": 0.00245, "symbol": "circle"}, "mode": "markers", "name": "Business & Consulting", "showlegend": true, "type": "scattergl", "x": {"elided": "305 int values"}, "xaxis": "x", "y": {"elided": "305 int values"}, "yaxis": "y"}, {"hovertemplate": "Domain=Customer Service<br>Number of Tasks=%{x}<br>Number of AI Models=%{y}<br>AI Impact=%{marker.size}<extra></extra>", "legendgroup": "Customer Service", "marker": {"color": "#FECB52", "size": [0.1, 0.1, 0.1, 0.1, 0.1, 0.1, 0.1, 0.1, 0.15, 0.15, 0.15, 0.15, 0.2, 0.2, 0.2, 0.25, 0.25, 0.25, 0.25, 0.25, 0.3, 0.3, 0.3, 0.3, 0.35, 0.35, 0.35, 0.38, 0.4, 0.4, 0.4, 0.4, 0.45, 0.45, 0.45, 0.45, 0.5, 0.5, 0.86], "sizemode": "area", "sizeref": 0.00245, "symbol": "circle"}, "mode": "markers", "name": "Customer Service", "showlegend": true, "type": "scattergl", "x": [1084, 1085, 1062, 1066, 1165, 1148, 1150, 1156, 1275, 1254, 1259, 1227, 10, 10, 217, 430, 269, 615, 313, 524, 294, 223, 345, 288, 450, 454, 134, 1025, 658, 661, 830, 636, 204, 204, 204, 592, 219, 211, 117], "xaxis": "x", "y": [4177, 4191, 4115, 4140, 4624, 4585, 4582, 4590, 4798, 4766, 4772, 4704, 60, 60, 1363, 1274, 1795, 1612, 1911, 1571, 2160, 1517, 2380, 2115, 1548, 1560, 1090, 3395, 1981, 1982, 2540, 2458, 2014, 2014, 2014, 1892, 1795, 1966, 1018], "yaxis": "y"}, {"hovertemplate": "Domain=Legal Services<br>Number of Tasks=%{x}<br>Number of AI Models=%{y}<br>AI Impact=%{marker.size}<extra></extra>", "legendgroup": "Legal Services", "marker": {"color": "#636efa", "size": [0.15, 0.2, 0.3, 0.35, 0.4, 0.4, 0.4, 0.4, 0.45, 0.45, 0.45, 0.45, 0.5], "sizemode": "area", "sizeref": 0.00245, "symbol": "circle"}, "mode": "markers", "name": "Legal Services", "showlegend": true, "type": "scattergl", "x": [764, 5, 209, 458, 531, 554, 431, 432, 192, 189, 183, 192, 144], "xaxis": "x", "y": [3329, 20, 1341, 1638, 1890, 1932, 1547, 1578, 1856, 1813, 1731, 1837, 982], "yaxis": "y"}], "layout": {"legend": {"itemsizing": "constant", "title": {"text": "Domain"}, "tracegroupgap": 0}, "title": {"text": "AI Models vs. Tasks with Bubble Size as AI Impact"}, "xaxis": {"anchor": "y", "domain": [0, 1], "title": {"text": "Number of Tasks"}}, "yaxis": {"anchor": "x", "domain": [0, 1], "title": {"text": "Number of AI Models"}}}}

### Figure 4 — Plotly figure (JSON) as saved in the notebook; plotly's stock layout.template omitted (floating-point values rounded to 4 significant figures; data arrays with more than 128 entries replaced by an {"elided": "..."} marker saying what was removed)
{"data": [{"alignmentgroup": "True", "hovertemplate": "Task Type=Routine<br>Industry Domain=%{x}<br>AI Workload Ratio=%{y}<extra></extra>", "legendgroup": "Routine", "marker": {"color": "#636efa"}, "name": "Routine", "notched": false, "offsetgroup": "Routine", "orientation": "v", "showlegend": true, "type": "box", "x": {"elided": "3316 str values"}, "x0": " ", "xaxis": "x", "y": {"elided": "3316 float values"}, "y0": " ", "yaxis": "y"}, {"alignmentgroup": "True", "hovertemplate": "Task Type=Complex<br>Industry Domain=%{x}<br>AI Workload Ratio=%{y}<extra></extra>", "legendgroup": "Complex", "marker": {"color": "#EF553B"}, "name": "Complex", "notched": false, "offsetgroup": "Complex", "orientation": "v", "showlegend": true, "type": "box", "x": {"elided": "1378 str values"}, "x0": " ", "xaxis": "x", "y": {"elided": "1378 float values"}, "y0": " ", "yaxis": "y"}], "layout": {"boxmode": "group", "legend": {"title": {"text": "Task Type"}, "tracegroupgap": 0}, "title": {"text": "AI Workload Ratio by Domain and Task Type"}, "xaxis": {"anchor": "y", "domain": [0, 1], "title": {"text": "Industry Domain"}}, "yaxis": {"anchor": "x", "domain": [0, 1], "title": {"text": "AI Workload Ratio"}}}}
